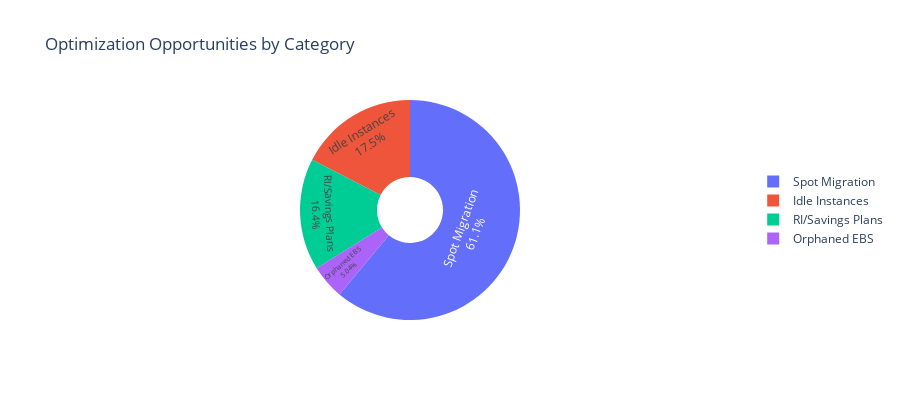

The cell this chart's notebook holds for it:
### Code cell
# Savings opportunity breakdown
savings_categories = ['Idle Instances', 'Orphaned EBS', 'Spot Migration', 'RI/Savings Plans']
savings_values = [
    cw_analysis.get('savings', 0),
    ebs_analysis.get('total_savings', 0),
    spot_analysis.get('savings', 0),
    ri_sp_analysis.get('potential_savings', 0)
]

savings_df = pd.DataFrame({
    'category': savings_categories,
    'savings': savings_values
})
savings_df = savings_df[savings_df['savings'] > 0]  # Only show categories with savings

if not savings_df.empty:
    fig = create_pie_chart(savings_df, 'savings', 'category', 'Optimization Opportunities by Category')
    fig.show()
else:
    print("No optimization opportunities identified.")

### Figure 1 — Plotly figure (JSON) as saved in the notebook; plotly's stock layout.template omitted (floating-point values rounded to 4 significant figures)
{"data": [{"domain": {"x": [0, 1], "y": [0, 1]}, "hole": 0.3, "hovertemplate": "<b>%{label}</b><br>$%{value:,.2f}<br>%{percent}<extra></extra>", "labels": ["Idle Instances", "Orphaned EBS", "Spot Migration", "RI/Savings Plans"], "legendgroup": "", "name": "", "showlegend": true, "textinfo": "label+percent", "textposition": "inside", "type": "pie", "values": [20200.0, 5833.0, 70700.0, 19010.0]}], "layout": {"height": 400, "legend": {"orientation": "v", "tracegroupgap": 0, "y": 0.5, "yanchor": "middle"}, "showlegend": true, "title": {"text": "Optimization Opportunities by Category"}}}
